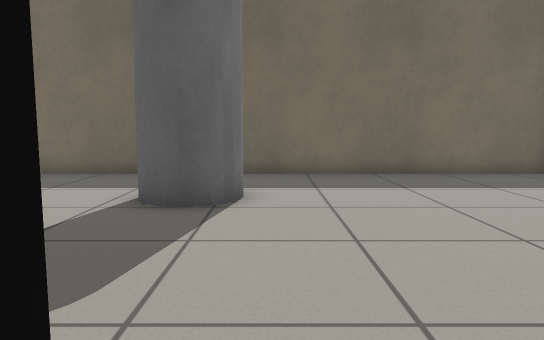
View 1 (above)

14 first-person views from a walk through a robot-simulator world made for Gazebo. The camera is 0.66 m above the floor, tilts 6° down and sees 70° across. The floor is counted in squares, 0.5 m on a side. Each view is taken from the middle of a square. On the plan, view 1 faces up. The plan holds only what a view shows up to about 16 squares ahead; the rest is blank. The robots in the file are not drawn.

View 2
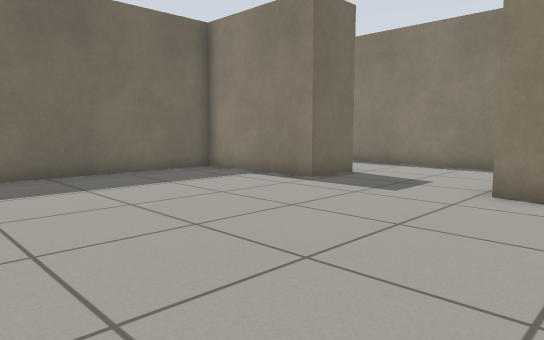

View 3
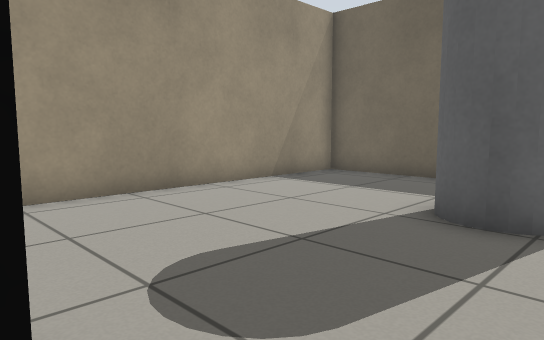

View 4
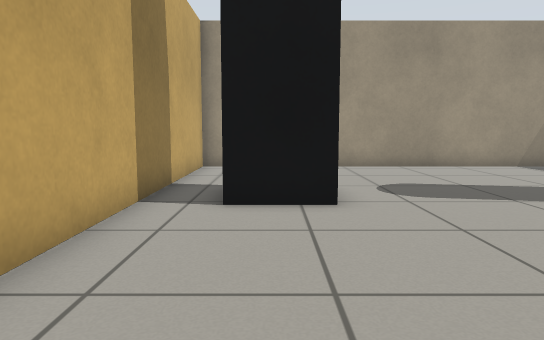

View 5
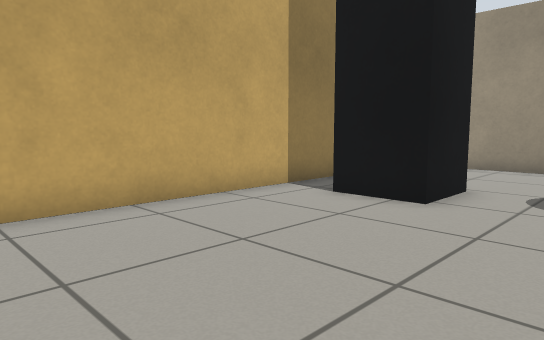

View 6
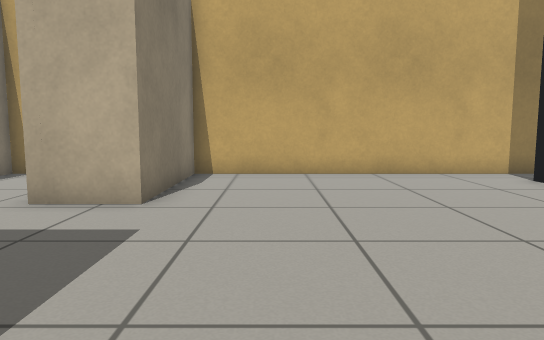

View 7
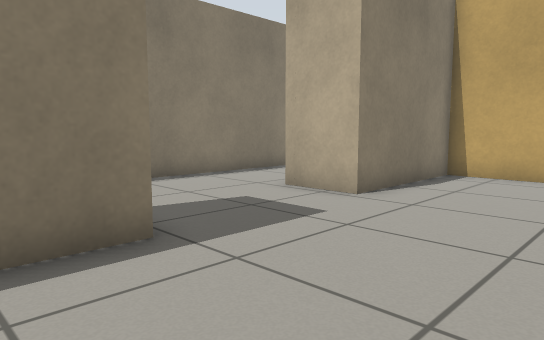

View 8
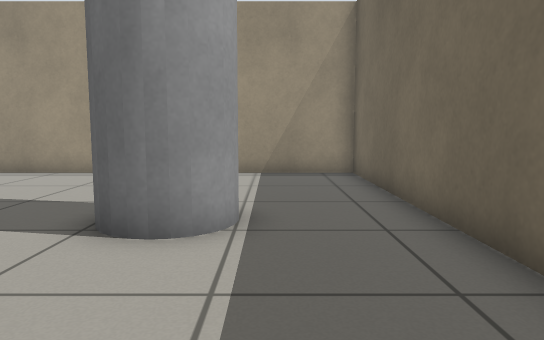

View 9
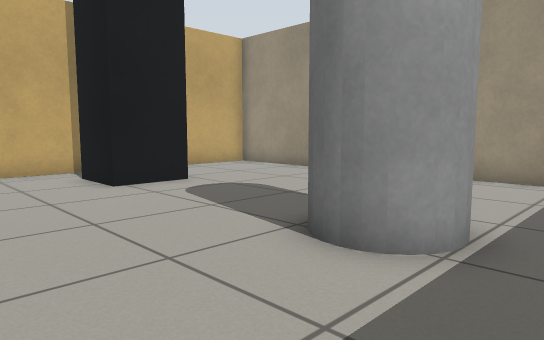

View 10
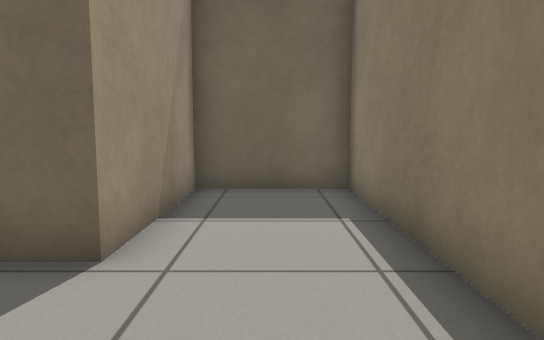

View 11
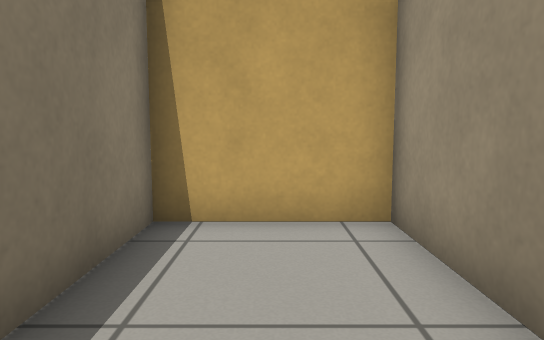

View 12
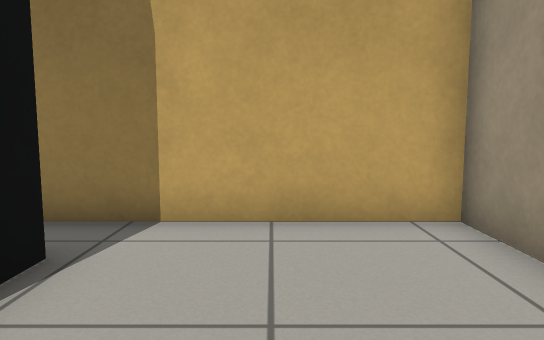

View 13
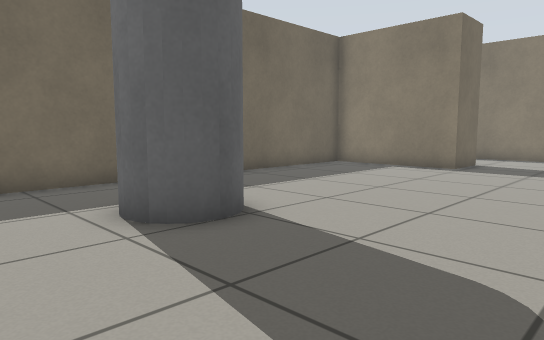

View 14
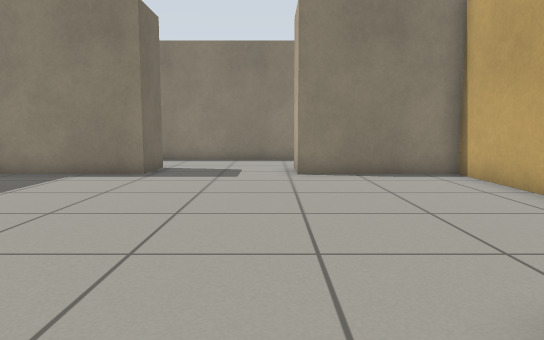

### Floor plan
Ten units are one square. View 1 is at (0, 0); x grows to the right and y downward. Boxes are objects, and circles mark ways between rooms. Rooms are numbered by the first view taken in them; rooms with no view inside come last. Other rooms are left out.
<svg viewBox="-82 -119 224 148">
<path fill="none" stroke="#000" d="M103 -67 83 -67 83 -114 -77 -114 -77 24 83 24 83 -22 104 -22M103 -7 103 24 137 24 137 -114 103 -114 103 -67"/>
<rect x="-25" y="-15" width="20" height="30" fill="#bbb"><title>black post</title></rect>
<rect x="-25" y="-85" width="20" height="20" fill="#bbb"><title>grey pole</title></rect>
<circle cx="95" cy="-45" r="3" fill="#2a7"/>
<text x="10" y="-50">1</text>
<text x="120" y="-50">2</text>
</svg>
Room 1 opens to room 2.

Where each view was taken, in squares from view 1:
view 1: 0 up, 0 right, facing up
view 2: 0 up, 0 right, facing up-right
view 3: 1 up, 0 right, facing up-left
view 4: 0 up, 6 right, facing left
view 5: 4 up, 6 right, facing down-left
view 6: 9 up, 6 right, facing down
view 7: 9 up, 4 right, facing down-right
view 8: 9 up, 4 right, facing left
view 9: 10 up, 3 right, facing down-left
view 10: 3 up, 12 right, facing up
view 11: 3 up, 12 right, facing down
view 12: 3 up, 5 left, facing down
view 13: 2 up, 5 left, facing up-right
view 14: 3 up, 3 left, facing right
